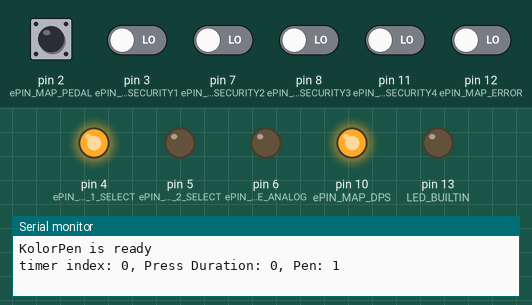
The sketch below on a simulated Arduino Uno, built with avr-gcc and run on an emulated ATmega328P. Shown: output pins drawn as LEDs (lit = HIGH), the last lines printed to the serial monitor. Dashed ring = blinking. The inputs (shaded band) are chosen by the test bench; at power-on: pin 2 (ePIN_MAP_PEDAL) HIGH, pin 3 (ePIN_MAP_SECURITY1), pin 7 (ePIN_MAP_SECURITY2), pin 8 (ePIN_MAP_SECURITY3), pin 11 (ePIN_MAP_SECURITY4), pin 12 (ePIN_MAP_ERROR) LOW.

Above: at 1.2 s.
1.3 s: pin 2 (ePIN_MAP_PEDAL) pulled LOW for 0.15 s
At 1.42 s:
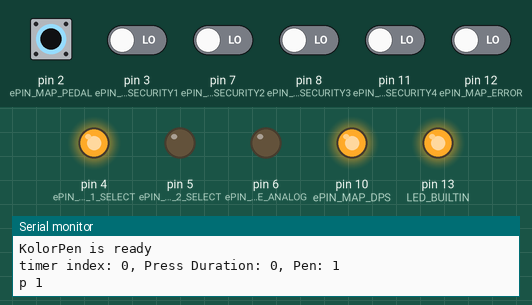
At 3.5 s:
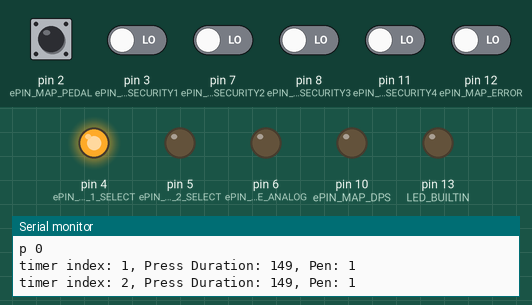
4.3 s: pin 3 (ePIN_MAP_SECURITY1) driven HIGH
At 6.8 s:
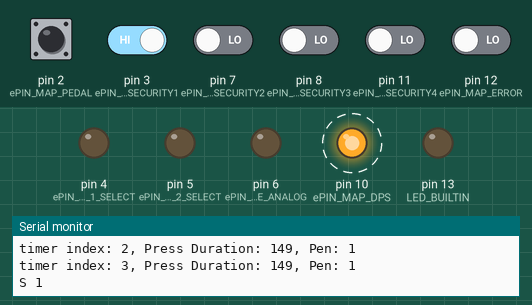
Timing chart, 0 to 13.3 s (numbered marks = the images above; inputs shaded):
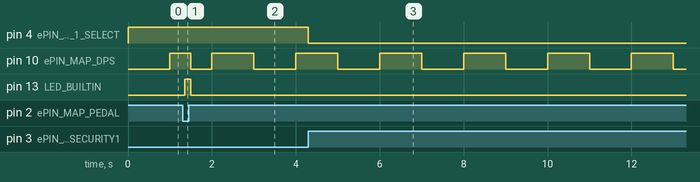

Measured:
- after the input at 1.3 s, pin 13 (LED_BUILTIN): LOW → HIGH after 0.05 s, → LOW 0.15 s later
- after the input at 4.3 s, pin 4 (ePIN_MAP_PEN_1_SELECT): HIGH → LOW at once
- by itself, pin 10 (ePIN_MAP_DPS): alternates HIGH for 1.0 s and LOW for 1.0 s

The sketch:

KolorPen.ino
```cpp
#include <SimpleTimer.h>
#include <TimerOne.h>

#define PEN 'P'
#define FREQUENCY 'F'
#define VOLUME 'O'
#define SECURITY 'S'
#define ERROR_OCCURED 'E'
#define BIG_NUMBER 1000000
#define SECURITY1_ALERT_DEFAULT LOW
#define SECURITY2_ALERT_DEFAULT LOW
#define SECURITY3_ALERT_DEFAULT LOW
#define SECURITY4_ALERT_DEFAULT LOW

enum EPinOutput
{
  ePIN_MAP_UNDEFINED = -1,
  ePIN_MAP_PEDAL = 2,
  ePIN_MAP_PEN_1_SELECT = 4,
  ePIN_MAP_PEN_2_SELECT = 5,
  ePIN_MAP_SECURITY1 = 3,
  ePIN_MAP_SECURITY2 = 7,
  ePIN_MAP_SECURITY3 = 8,
  ePIN_MAP_SECURITY4 = 11,
  ePIN_MAP_ERROR = 12,
  ePIN_MAP_VOLUME_ANALOG = 6, //9,
  ePIN_MAP_DPS = 10
};

// ------ PEDAL ------------------------------------------------------------------------------------
boolean ePedalState = false; // status of pedal
boolean ePedalStart = false;
unsigned long pedalPressStartTime = 0;
unsigned long pedalPressDuration = 0; // show time accumulator inmillisecond of pedal press
// ------ DEBOUNCE PEDAL ------------------------------------------------------------------------------------
int buttonState;                      // the current reading from the input pin
int lastButtonState = LOW;            // the previous reading from the input pin
unsigned long lastDebounceTime = 0; // the last time the output pin was toggled
unsigned long lastErrorOccured = 0;
unsigned long debounceDelay = 50;        // the debounce time; increase if the output flickers
// ------ PEN SELECTION ----------------------------------------------------------------------------
int ePenSelect = 1; // ePenSelect = 1, ePenSelect = 2

// ------ SECURITY ---------------------------------------------------------------------------------
boolean isValidSecurity = false;
boolean isDeviceBlocked = false;

// ------ Error ------------------------------------------------------------------------------------
boolean isError = false;
// -------------------------------------------------------------------------------------------------

// ------ Serial ------------------------------------------------------------------------------------
String inputString = "";        // a String to hold incoming data
boolean stringComplete = false; // whether the string is complete
boolean flag = false;
SimpleTimer timer;
int index = 0;
//---------------------------------------------------------------------------------------------------
long timerDPS = 1000000;

// a function to be executed periodically
void repeatMe() {
  char buffer[7];         //the ASCII of the integer will be stored in this char array
  itoa(index, buffer, 10); //(integer, yourBuffer, base)
  String s = buffer;
  //
  char bufferDuration[15];         //the ASCII of the integer will be stored in this char array
  itoa(pedalPressDuration, bufferDuration, 10); //(integer, yourBuffer, base)
  String duration = bufferDuration;
  //
  char bufferPen[2];
  itoa(ePenSelect, bufferPen, 10);
  String pen = bufferPen;
  //
  index++;
  writeToSerial("timer index: " + s + ", Press Duration: " + duration + ", Pen: " + pen + "\n");
}

void setup()
{
  Serial.begin(9600); //Sets the data rate in bits per second (baud) for serial data transmission
  setupPins();
  pinMode(LED_BUILTIN, OUTPUT);
  writeToSerial("KolorPen is ready\n");
  //
  timer.setInterval(1000, repeatMe);
  Timer1.initialize(timerDPS);
  //Timer1.stop();  // Ziv 2018/06/24
  Timer1.attachInterrupt( setToggle ); // attach the service routine here
  digitalWrite(ePIN_MAP_PEN_1_SELECT, ePenSelect);
}

long calcDPS(int pulsePerSec) {
  long result = BIG_NUMBER / (pulsePerSec * 2);
  return result;
}

void setupPins()
{
  pinMode(ePIN_MAP_PEDAL, INPUT_PULLUP);
  pinMode(ePIN_MAP_SECURITY1, INPUT);
  pinMode(ePIN_MAP_SECURITY2, INPUT);
  pinMode(ePIN_MAP_SECURITY3, INPUT);
  pinMode(ePIN_MAP_SECURITY4, INPUT);
  pinMode(ePIN_MAP_ERROR, INPUT);
  //pinMode(ePIN_MAP_SECURITY2, INPUT);
  //pinMode(ePIN_MAP_SECURITY3, INPUT);
  //pinMode(ePIN_MAP_SECURITY4, INPUT);
  pinMode(ePIN_MAP_PEN_1_SELECT, OUTPUT);
  pinMode(ePIN_MAP_PEN_2_SELECT, OUTPUT);
  pinMode(ePIN_MAP_VOLUME_ANALOG, OUTPUT);
  pinMode(ePIN_MAP_DPS, OUTPUT);
}

void treatCheckSecurity()
{
  securityViolation();

  isValidSecurity = true;
}

//void treatPenDebounce() {
//  int reading = digitalRead(ePIN_MAP_PEDAL);
//  if (reading != lastButtonState) {
//    lastDebounceTime = millis();
//  }
//  if ((millis() - lastDebounceTime) > debounceDelay) {if (reading != buttonState) {
//      buttonState = reading;
//      if (buttonState == LOW) {
//        ePedalState = HIGH;
//      } else {
//        ePedalState = LOW;
//      }
//    }
//  }
//  lastButtonState = reading;
//}
void treatPenSelect() {

}

void treatPedal()
{
  treatPedalDebounce(); // check state of pedal and set the ePedalState parameter (iterate for debounceDelay until state changes)
  if (ePedalState == true)
  { // pedal is pressed
    digitalWrite(LED_BUILTIN, HIGH);
    setPedalPressed();
  }
  else
  { // pedal is unpressed
    digitalWrite(LED_BUILTIN, LOW);
    setPedalUnpressed();
  }
}

void writeToSerial(String message)
{
  for (int i = 0; i < message.length(); i++)
  {
    Serial.write(message[i]); // Push each char 1 by 1 on each loop pass
  }
}

void treatSerialInput()
{
  if (stringComplete)
  {
    treatCommand(inputString);
    resetSerialInput();
  }
}

void loop()
{
  timer.run();
  treatCheckSecurity();
  treatErrorOccured();
  if (isValidSecurity == true)
  { // device is good to go
    treatPenSelect();
    treatPedal();
    treatSerialInput();
  }
  else
  { // device is hacked!!!
//
    blockDevice();
  }
}

//String parseSerialInput(String inputString)
//{
//  // parse command from string;
//  String command = "";
//  command = "ziv";
//  return command;
//}

void turnOnPen(char penNum)
{
  if (penNum == '1')
  {
    ePenSelect = 1;
    digitalWrite(ePIN_MAP_PEN_1_SELECT, HIGH);
    digitalWrite(ePIN_MAP_PEN_2_SELECT, LOW);
    writeToSerial("Pen 1 selected\n");
  }
  else
  {
    ePenSelect = 2;
    digitalWrite(ePIN_MAP_PEN_1_SELECT, LOW);
    digitalWrite(ePIN_MAP_PEN_2_SELECT, HIGH);
    writeToSerial("Pen 2 selected\n");
  }
}

void commandPenSelected(String command)
{ // pen1 = ['P', ' ', '1', '/n'], pen2 = ['P', ' ', '2', '/n']
  if (command.length() == 4)
  {
    if ((command[2] == '1') || (command[2] == '2'))
    {
      turnOnPen(command[2]);
    }
  }
}

void commandDPS(String command) { // ['F', ' ', '0', '/n'] >> ['F', ' ', '1', '0', '0', '/n']
  String numberStr = command.substring(2, command.length() - 1);
  int number = numberStr.toInt();
  char buffer[7];         //the ASCII of the integer will be stored in this char array
  itoa(number, buffer, 10); //(integer, yourBuffer, base)
  String s = buffer;
  //analogWrite(ePIN_MAP_FREQ_ANALOG, number); // TODO
  writeToSerial("frequenscy: " + s + "\n");
  timerDPS = calcDPS(number);
  Timer1.stop();  // Ziv 2018/06/24
  Timer1.setPeriod(timerDPS); // Ziv 2018/06/24
  Timer1.start(); // Ziv 2018/06/24

}

void treatErrorOccured() {
  int err = digitalRead(ePIN_MAP_ERROR);
  if (err == HIGH) {
    writeToSerial("E 1\n");
    while (true) {

    }
  }
}

void securityViolation() {
  if ( (SECURITY1_ALERT_DEFAULT != digitalRead(ePIN_MAP_SECURITY1)) ||
       (SECURITY2_ALERT_DEFAULT != digitalRead(ePIN_MAP_SECURITY2)) ||
       (SECURITY3_ALERT_DEFAULT != digitalRead(ePIN_MAP_SECURITY3)) ||
       (SECURITY4_ALERT_DEFAULT != digitalRead(ePIN_MAP_SECURITY4)) )
 {
    writeToSerial("S 1\n");
    digitalWrite(ePIN_MAP_PEN_1_SELECT, LOW);
    digitalWrite(ePIN_MAP_PEN_2_SELECT, LOW);
    while (true) {
    }
  }
}

void commandVolume(String command) { // ['F', ' ', '0', '/n'] >> ['F', ' ', '1', '0', '0', '/n']
  String numberStr = command.substring(2, command.length() - 1);
  int number = numberStr.toInt();
  char buffer[7];         //the ASCII of the integer will be stored in this char array
  itoa(number, buffer, 10); //(integer, yourBuffer, base)
  String s = buffer;

  // map it to the range of the analog out:
  int outputValue = map(number, 0, 1023, 0, 255);
  // change the analog out value:
  analogWrite(ePIN_MAP_VOLUME_ANALOG, outputValue); // TODO
  itoa(outputValue, buffer, 10); //(integer, yourBuffer, base)
  String s1 = buffer;
  writeToSerial("Volume: num " + s + " analog = " + s1 + "\n");
}

void treatCommand(String command)
{
  writeToSerial("command from Serial: " + command + "\n");
  switch (command[0])
  {
  case PEN:
    commandPenSelected(command);
    break;
  case FREQUENCY:
    commandDPS(command);
    // digitalWrite(ePIN_MAP_PEN_SELECT, HIGH);
    break;
  case VOLUME:
    commandVolume(command);
    break;
//  case SECURITY:
//    commandSecurityViolation(command)
//    break;

  default:
    // statements
    break;
  }
}

void resetSerialInput()
{ // clear the input string from serial
  inputString = "";
  stringComplete = false;
}

void treatPedalDebounce()
{ // https://www.arduino.cc/en/Tutorial/Debounce
  int reading = digitalRead(ePIN_MAP_PEDAL);
  // pressed = LOW, unpressed = HIGH
  if (reading != lastButtonState) {
    lastDebounceTime = millis();
  }
  if ((millis() - lastDebounceTime) > debounceDelay) {
    if (reading != buttonState) {
      buttonState = reading;
      if (buttonState == LOW) {
        ePedalState = HIGH;
      } else {
        ePedalState = LOW;
      }
    }
  }
  lastButtonState = reading;
}

void setToggle() {
//  int freqStatus = digitalRead(ePIN_MAP_DPS);
//  if (freqStatus^1) {
//    writeToSerial("ON\n");
//  } else {
//    writeToSerial("OFF\n");
//  }
  digitalWrite(ePIN_MAP_DPS, digitalRead(ePIN_MAP_DPS) ^ 1);
}

void setPedalPressed()
{
  if (ePedalStart == false)
  { // pedal pressed for the first time
    ePedalStart = true;
    pedalPressStartTime = millis();
    pedalPressDuration = 0;
    writeToSerial("p 1\n" );
    //
//    Timer1.stop();
//    Timer1.setPeriod(timerDPS);
//    Timer1.start();
  }
  else
  {
    // do nothing
  }
}

void dpsAbsuloteStop() {
  digitalWrite(ePIN_MAP_DPS, LOW);
}

void setPedalUnpressed()
{
  if (ePedalStart == true)
  {
    pedalPressDuration = millis() - pedalPressStartTime;
    writeToSerial("p 0\n" );
    ePedalStart = false;
    //Timer1.stop(); // Ziv 2018/06/24
    dpsAbsuloteStop();
  }
  else
  {
    // do nothing
  }
}

void blockDevice()
{
  isDeviceBlocked = true;
  // send something serial to android
  // set led/blink
  while (isDeviceBlocked)
  {
    // do something the change the state isDeviceBlocked = false;
  }
}

void serialEvent()
{
  while (Serial.available())
  {
    // get the new byte:
    char inChar = (char)Serial.read();
    // add it to the inputString:
    inputString += inChar;
    // if the incoming character is a newline, set a flag so the main loop can
    // do something about it:
    if ((inChar == '\n') || (inChar == '\r'))
    {
      stringComplete = true;
      // TODO: Parse command from input serial
    }
  }
}
```
